Frame 1 (no input): blank canvas, image omitted
Frame 60 (no input): blank canvas, image omitted
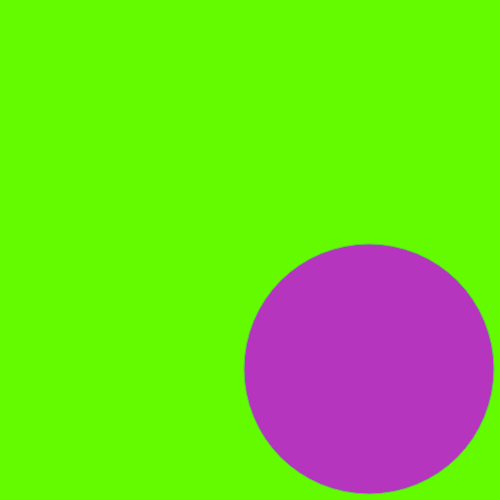
Frame 120 (the mouse pressed at the canvas centre since frame 60)

The p5.js sketch whose frames 1 and 60 were blank and that drew this single picture after the mouse press (run headless with seeded random() and noise() and a simulated clock; from frame 60 on, the mouse is pressed at the canvas centre):

// p5.js sketch
// ── sketch.js
var xPosition = 250;
var yPosition = 250;
var xSpeed = 1;
var ySpeed =1;
var diameter = 100;
var randomColor;

function setup() {
  createCanvas(500,500);
  randomColor = color (0);
}

function draw() {
  //frameRate(30);
  
  background(100,250,0);
  fill (randomColor);
  diameter = mouseX;
  ellipse(xPosition, yPosition, diameter, diameter); //adds 1 each time it runs
    xPosition += xSpeed;
  if ((xPosition + 50 >= width) || (xPosition -50 <= 0)) {
    xSpeed *= -1;
  }
  yPosition += ySpeed;
 if ((yPosition + 50 >= height) || (yPosition -50 <= 0)) {
     ySpeed *= -1;
}
}

function mousePressed(){
  randomColor = color(random(255), random (255), random(255));
  stroke(random (255), random (255), random (255));
}
